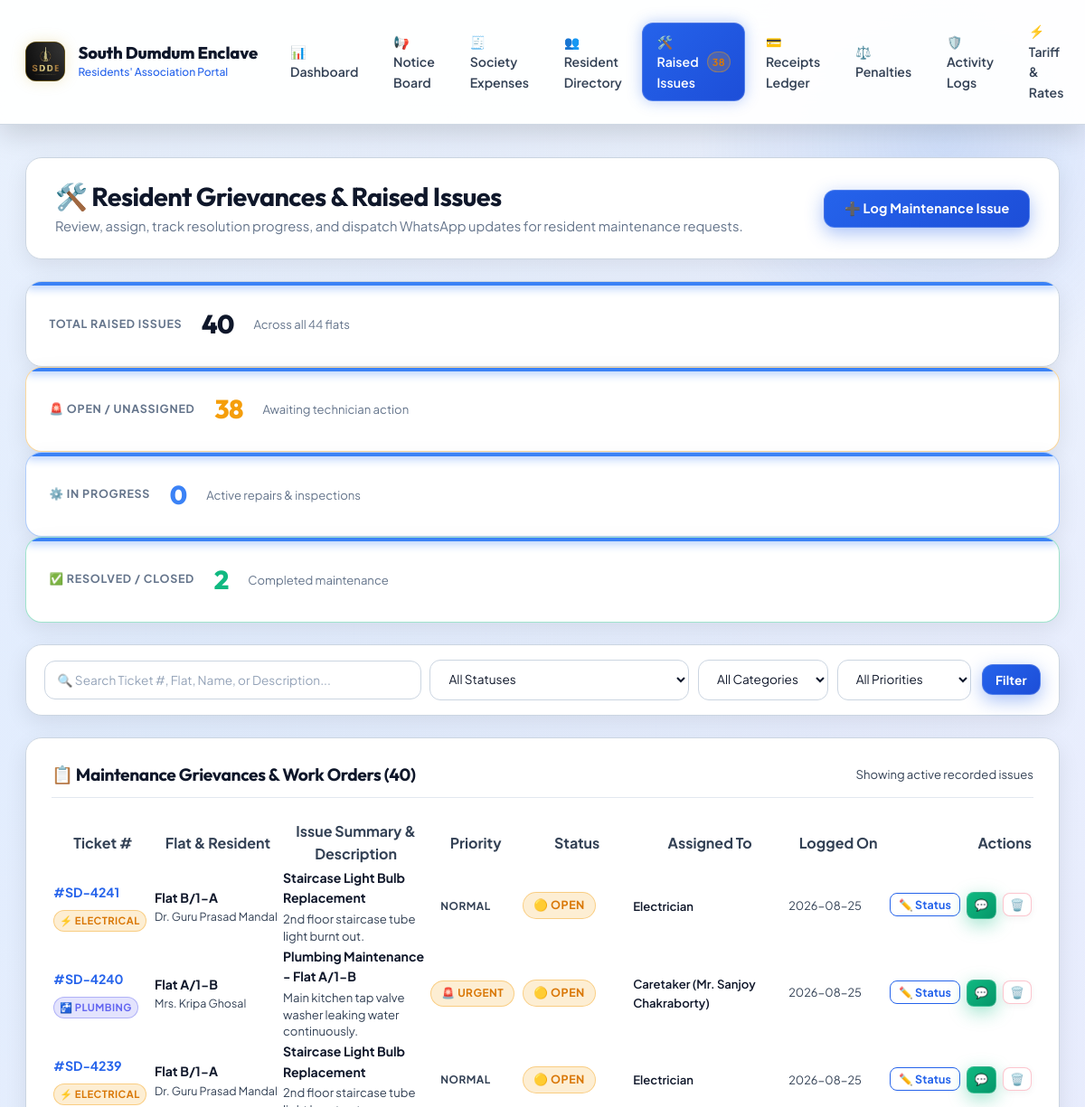
Before: /admin/issues (signed in, upper part) with the older database file.
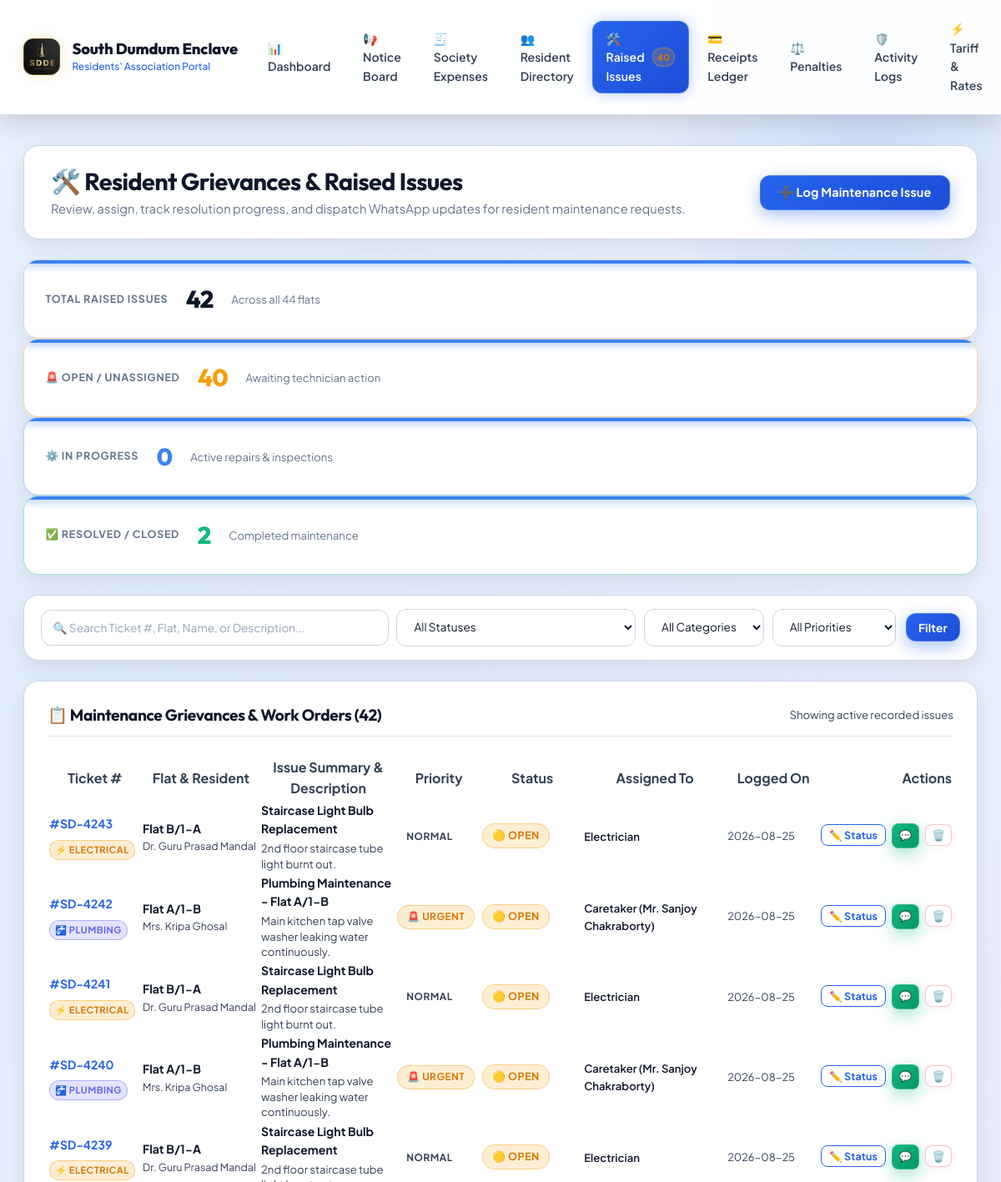
After: the same page with the newer database file.
### tables this page shows
CREATE TABLE tbl_helpdesk_tickets (
                id INTEGER PRIMARY KEY AUTOINCREMENT,
                ticket_number TEXT NOT NULL UNIQUE,
                flat_no TEXT NOT NULL,
                resident_name TEXT NOT NULL,
                category TEXT NOT NULL DEFAULT 'Other',
                title TEXT NOT NULL,
                description TEXT NOT NULL,
                priority TEXT NOT NULL DEFAULT 'Normal',
                status TEXT NOT NULL DEFAULT 'OPEN',
                assigned_to TEXT DEFAULT 'Caretaker (Mr. Sanjoy Chakraborty)',
                admin_notes TEXT DEFAULT NULL,
                created_at TIMESTAMP DEFAULT CURRENT_TIMESTAMP,
                updated_at TIMESTAMP DEFAULT CURRENT_TIMESTAMP
            );

### app.py (the view, shortened to what this page needs)
@app.route('/admin/tickets', methods=['GET', 'POST'])
@app.route('/admin/helpdesk', methods=['GET', 'POST'])
@app.route('/admin/issues', methods=['GET', 'POST'])
@roles_required('super_admin', 'billing_admin', 'president', 'secretary', 'treasurer', 'caretaker')
def admin_issues():
    user = session.get('user', {})
    status_filter = request.args.get('status', '').strip().upper()
    category_filter = request.args.get('category', '').strip()
    priority_filter = request.args.get('priority', '').strip()
    search_q = request.args.get('q', '').strip()
    query = "SELECT * FROM tbl_helpdesk_tickets WHERE 1=1"
    params = []
    if status_filter:
        if status_filter == 'PENDING':
            query += " AND status NOT IN ('RESOLVED', 'CLOSED')"
        else:
            query += " AND status = %s"
            params.append(status_filter)
    if category_filter:
        query += " AND LOWER(category) = LOWER(%s)"
        params.append(category_filter)
    if priority_filter:
        query += " AND LOWER(priority) = LOWER(%s)"
        params.append(priority_filter)
    if search_q:
        query += " AND (ticket_number LIKE %s OR flat_no LIKE %s OR resident_name LIKE %s OR title LIKE %s OR description LIKE %s OR assigned_to LIKE %s)"
        params.extend([f"%{search_q}%", f"%{search_q}%", f"%{search_q}%", f"%{search_q}%", f"%{search_q}%", f"%{search_q}%"])
    query += " ORDER BY CASE WHEN status = 'OPEN' THEN 1 WHEN status = 'ASSIGNED' THEN 2 WHEN status = 'IN_PROGRESS' THEN 3 ELSE 4 END, id DESC"
    tickets = query_db(query, params) or []
    all_members = query_db("SELECT flat_no, member_name FROM tbl_membership ORDER BY flat_no") or []
    all_t = query_db("SELECT status, priority FROM tbl_helpdesk_tickets") or []
    total_tickets_count = len(all_t)
    open_tickets_count = sum(1 for t in all_t if t.get('status') in ('OPEN', 'ASSIGNED'))
    inprogress_tickets_count = sum(1 for t in all_t if t.get('status') == 'IN_PROGRESS')
    resolved_tickets_count = sum(1 for t in all_t if t.get('status') in ('RESOLVED', 'CLOSED'))
    urgent_tickets_count = sum(1 for t in all_t if str(t.get('priority')).lower() in ('urgent', 'emergency'))
    return render_template(
        'admin_issues.html',
        tickets=tickets,
        all_members=all_members,
        total_tickets_count=total_tickets_count,
        open_tickets_count=open_tickets_count,
        inprogress_tickets_count=inprogress_tickets_count,
        resolved_tickets_count=resolved_tickets_count,
        urgent_tickets_count=urgent_tickets_count,
        status_filter=status_filter,
        category_filter=category_filter,
        priority_filter=priority_filter,
        search_q=search_q
    )

### templates/admin_issues.html (shortened to what this page needs)
{% extends 'base.html' %}
{% block content %}
<div class="page-header" style="display: flex; justify-content: space-between; align-items: center; flex-wrap: wrap; gap: 1rem; margin-bottom: 1.5rem;">
    <div class="page-header-title">
        <h2>🛠️ Resident Grievances &amp; Raised Issues</h2>
        <p>Review, assign, track resolution progress, and dispatch WhatsApp updates for resident maintenance requests.</p>
    </div>
    <div style="display: flex; gap: 0.5rem; flex-wrap: wrap;">
        <button type="button" class="btn btn-primary" onclick="document.getElementById('logIssueModal').classList.add('active'); document.body.style.overflow = 'hidden';">
            ➕ Log Maintenance Issue
        </button>
    </div>
</div>
<div class="stats-grid" style="grid-template-columns: repeat(auto-fit, minmax(200px, 1fr)); gap: 1rem; margin-bottom: 1.5rem;">
    <div class="stat-card">
        <div class="stat-label">Total Raised Issues</div>
        <div class="stat-value text-main">{{ total_tickets_count }}</div>
        <div class="stat-sub">Across all 44 flats</div>
    </div>
    <div class="stat-card" style="border-color: rgba(245, 158, 11, 0.4);">
        <div class="stat-label">🚨 Open / Unassigned</div>
        <div class="stat-value" style="color: #f59e0b;">{{ open_tickets_count }}</div>
        <div class="stat-sub">Awaiting technician action</div>
    </div>
    <div class="stat-card" style="border-color: rgba(59, 130, 246, 0.4);">
        <div class="stat-label">⚙️ In Progress</div>
        <div class="stat-value" style="color: #3b82f6;">{{ inprogress_tickets_count }}</div>
        <div class="stat-sub">Active repairs &amp; inspections</div>
    </div>
    <div class="stat-card" style="border-color: rgba(16, 185, 129, 0.4);">
        <div class="stat-label">✅ Resolved / Closed</div>
        <div class="stat-value" style="color: #10b981;">{{ resolved_tickets_count }}</div>
        <div class="stat-sub">Completed maintenance</div>
    </div>
</div>
<div class="card" style="margin-bottom: 1.5rem; padding: 1rem 1.25rem;">
    <form method="GET" action="{{ url_for('admin_issues') }}" style="display: flex; flex-wrap: wrap; gap: 0.75rem; align-items: center; justify-content: space-between;">
        <div style="display: flex; flex-wrap: wrap; gap: 0.6rem; align-items: center; flex: 1; min-width: 280px;">
            <div style="position: relative; flex: 1; min-width: 200px;">
                <input type="text" name="q" value="{{ search_q }}" class="form-control" placeholder="🔍 Search Ticket #, Flat, Name, or Description..." style="padding-left: 0.85rem; font-size: 0.85rem;">
            </div>
            <select name="status" class="form-control" style="width: auto; min-width: 140px; font-size: 0.85rem;" onchange="this.form.submit()">
                <option value="">All Statuses</option>
            </select>
            <select name="category" class="form-control" style="width: auto; min-width: 140px; font-size: 0.85rem;" onchange="this.form.submit()">
                <option value="">All Categories</option>
            </select>
            <select name="priority" class="form-control" style="width: auto; min-width: 130px; font-size: 0.85rem;" onchange="this.form.submit()">
                <option value="">All Priorities</option>
            </select>
        </div>
        <div style="display: flex; gap: 0.5rem;">
            <button type="submit" class="btn btn-primary" style="padding: 0.45rem 0.9rem; font-size: 0.85rem;">Filter</button>
        </div>
    </form>
</div>
<div class="card">
    <div class="card-header" style="display: flex; justify-content: space-between; align-items: center;">
        <h3 class="card-title">📋 Maintenance Grievances &amp; Work Orders ({{ tickets|length }})</h3>
        <span class="text-secondary" style="font-size: 0.82rem;">Showing active recorded issues</span>
    </div>
    {% if tickets %}
    <div class="table-responsive">
        <table class="table">
            <thead>
                <tr>
                    <th style="width: 110px;">Ticket #</th>
                    <th style="width: 130px;">Flat &amp; Resident</th>
                    <th>Issue Summary &amp; Description</th>
                    <th style="width: 100px;">Priority</th>
                    <th style="width: 120px;">Status</th>
                    <th style="width: 170px;">Assigned To</th>
                    <th style="width: 110px;">Logged On</th>
                    <th style="width: 130px; text-align: right;">Actions</th>
                </tr>
            </thead>
            <tbody>
                {% for t in tickets %}
                <tr>
                    <td>
                        <strong class="text-highlight-blue" style="font-size: 0.88rem;">#{{ t.ticket_number }}</strong>
                        <div style="margin-top: 0.25rem;">
                            {% if t.category == 'Plumbing' %}
                            <span class="badge badge-info" style="font-size: 0.7rem; padding: 2px 6px;">🚰 Plumbing</span>
                            {% elif t.category == 'Electrical' %}
                            <span class="badge badge-warning" style="font-size: 0.7rem; padding: 2px 6px;">⚡ Electrical</span>
                            {% elif t.category == 'Lift' %}
                            <span class="badge badge-primary" style="font-size: 0.7rem; padding: 2px 6px;">🛗 Lift</span>
                            {% elif t.category == 'Cleaning' %}
                            <span class="badge badge-success" style="font-size: 0.7rem; padding: 2px 6px;">🧹 Cleaning</span>
                            {% elif t.category == 'Security' %}
                            <span class="badge badge-danger" style="font-size: 0.7rem; padding: 2px 6px;">🛡️ Security</span>
                            {% else %}
                            <span class="badge badge-secondary" style="font-size: 0.7rem; padding: 2px 6px;">📌 {{ t.category }}</span>
                            {% endif %}
                        </div>
                    </td>
                    <td>
                        <strong class="text-main" style="font-size: 0.88rem;">Flat {{ t.flat_no }}</strong>
                        <div class="text-secondary" style="font-size: 0.78rem; max-width: 140px; white-space: nowrap; overflow: hidden; text-overflow: ellipsis;" title="{{ t.resident_name }}">
                            {{ t.resident_name }}
                        </div>
                    </td>
                    <td>
                        <div style="font-weight: 700; color: var(--text-main); font-size: 0.88rem; margin-bottom: 0.2rem;">
                            {{ t.title }}
                        </div>
                        <div style="font-size: 0.82rem; color: var(--text-secondary); line-height: 1.4; max-width: 380px;">
                            {{ t.description }}
                        </div>
                    </td>
                    <td>
                        {% if t.priority == 'Emergency' %}
                        <span class="badge badge-danger" style="font-weight: 800; font-size: 0.74rem;">🔥 Emergency</span>
                        {% elif t.priority == 'Urgent' %}
                        <span class="badge badge-warning" style="font-weight: 700; font-size: 0.74rem;">🚨 Urgent</span>
                        {% else %}
                        <span class="badge badge-secondary" style="font-size: 0.74rem;">Normal</span>
                        {% endif %}
                    </td>
                    <td>
                        {% if t.status == 'OPEN' %}
                        <span class="badge badge-warning" style="font-size: 0.78rem; font-weight: 700;">🟡 Open</span>
                        {% elif t.status == 'ASSIGNED' %}
                        <span class="badge badge-info" style="font-size: 0.78rem; font-weight: 700;">🔵 Assigned</span>
                        {% elif t.status == 'IN_PROGRESS' %}
                        <span class="badge badge-primary" style="font-size: 0.78rem; font-weight: 700;">⚙️ In Progress</span>
                        {% elif t.status == 'RESOLVED' %}
                        <span class="badge badge-success" style="font-size: 0.78rem; font-weight: 700;">✅ Resolved</span>
                        {% elif t.status == 'CLOSED' %}
                        <span class="badge badge-secondary" style="font-size: 0.78rem; font-weight: 700;">🔒 Closed</span>
                        {% else %}
                        <span class="badge badge-secondary" style="font-size: 0.78rem;">{{ t.status }}</span>
                        {% endif %}
                    </td>
                    <td>
                        <div style="font-size: 0.82rem; color: var(--text-main); font-weight: 600;">
                            {{ t.assigned_to or 'Unassigned' }}
                        </div>
                    </td>
                    <td>
                        <div style="font-size: 0.8rem; color: var(--text-secondary);">
                            {{ (t.created_at|string)[:10] }}
                        </div>
                    </td>
                    <td style="text-align: right; white-space: nowrap;">
                        <button type="button" class="btn btn-sm btn-outline-primary" style="padding: 0.25rem 0.55rem; font-size: 0.78rem;"
                                data-id="{{ t.id }}"
                                data-ticket="{{ t.ticket_number }}"
                                data-flat="{{ t.flat_no }}"
                                data-status="{{ t.status }}"
                                data-assigned="{{ t.assigned_to or '' }}"
                                data-notes="{{ t.admin_notes or '' }}"
                                onclick="openUpdateTicketModalFromBtn(this)"
                                title="Update Status &amp; Assign Staff">
                            ✏️ Status
                        </button>
                        {% set wa_update_text = "*SDERA Helpdesk Update: Ticket #" ~ t.ticket_number ~ "*\n*Flat:* " ~ t.flat_no ~ "\n*Category:* " ~ t.category ~ "\n*Status:* " ~ t.status ~ "\n*Assigned To:* " ~ (t.assigned_to or 'Caretaker') ~ (("\n*Notes:* " ~ t.admin_notes) if t.admin_notes else "") ~ "\n\n_South Dumdum Enclave Residents\' Association_" %}
                        <a href="https://api.whatsapp.com/send?text={{ wa_update_text|urlencode }}" target="_blank" class="btn btn-sm btn-success" style="padding: 0.25rem 0.5rem; font-size: 0.78rem; margin-left: 0.25rem;" title="Send WhatsApp Update">
                            💬
                        </a>
                        <form method="POST" action="{{ url_for('admin_issues') }}" style="display: inline; margin-left: 0.25rem;" onsubmit="return confirm('Are you sure you want to delete Ticket #{{ t.ticket_number }}?')">
                            <button type="submit" class="btn btn-sm btn-secondary" style="padding: 0.25rem 0.45rem; font-size: 0.78rem; color: var(--rose-500); border-color: rgba(244,63,94,0.3);" title="Delete ticket">
                                🗑️
                            </button>
                        </form>
                    </td>
                </tr>
                {% endfor %}
            </tbody>
        </table>
    </div>
    {% endif %}
</div>
{% endblock %}

Changed rows visible on the page:
added tbl_helpdesk_tickets: ticket_number "SD-4243", category "⚡ ELECTRICAL", flat_no "B/1-A", resident_name "Dr. Guru Prasad Mandal", title "Staircase Light Bulb Replacement", description "2nd floor staircase tube light burnt out.", priority "NORMAL", status "🟡 OPEN", assigned_to "Electrician", created_at "2026-08-25"
added tbl_helpdesk_tickets: ticket_number "SD-4242", category "🚰 PLUMBING", flat_no "A/1-B", resident_name "Mrs. Kripa Ghosal", title "Plumbing Maintenance - Flat A/1-B", description "Main kitchen tap valve washer leaking water continuously.", priority "🚨 URGENT", status "🟡 OPEN", assigned_to "Caretaker (Mr. Sanjoy Chakraborty)", created_at "2026-08-25"
Other visible differences:
{{ open_issues_count }}: "38" → "40"
{{ total_tickets_count }}: "40" → "42"
{{ open_tickets_count }}: "38" → "40"
{{ tickets|length }}: "40" → "42"
